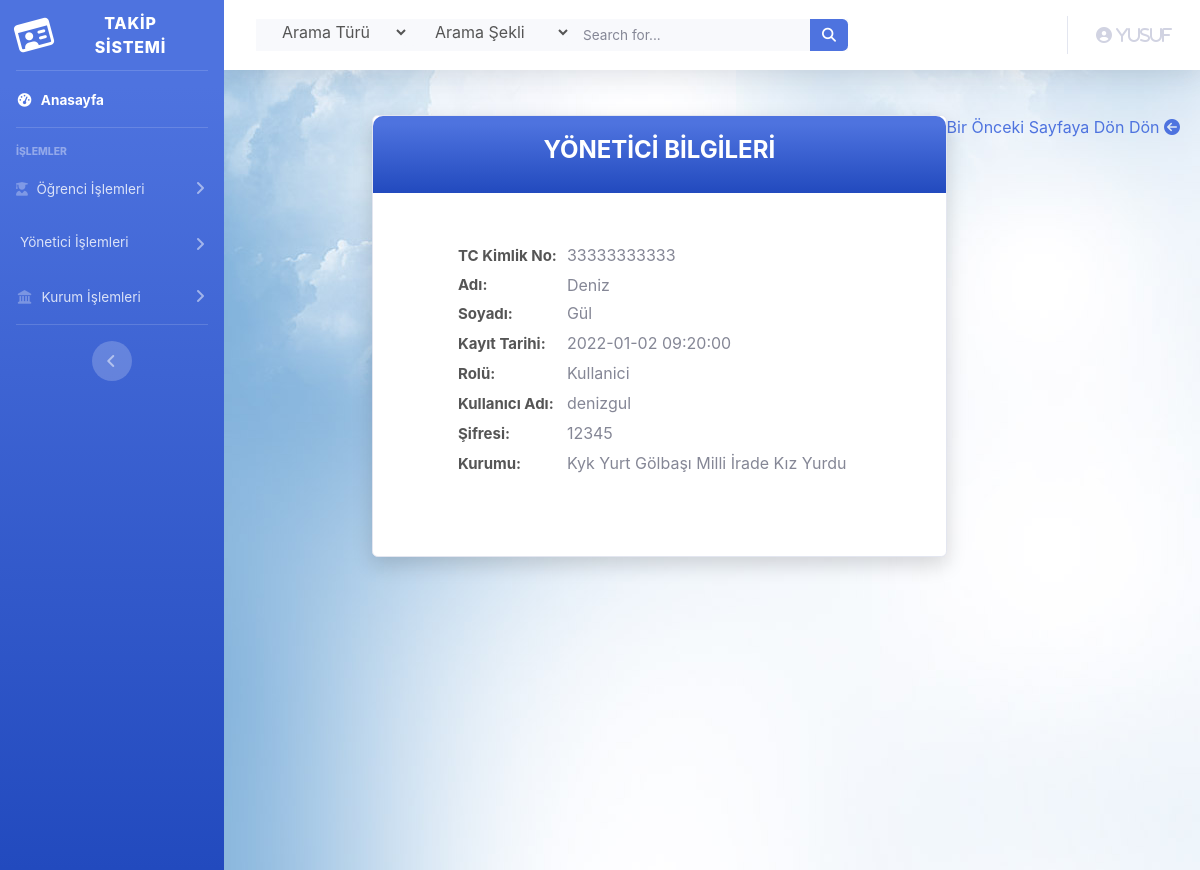
Screenshot of /yoneticiDetailAdmin.php?kartId=4 (signed in) with the database file from the repository.
### tables this page shows
CREATE TABLE `roles` (
  `id` int(11) NOT NULL,
  `name` varchar(50) NOT NULL
);

CREATE TABLE `institutions` (
  `kurumId` int(11) NOT NULL,
  `kurumAdı` varchar(100) NOT NULL,
  `kurumAdresi` text NOT NULL,
  `kurumİli` varchar(50) NOT NULL
);

### yoneticiDetailAdmin.php (the view, shortened to what this page needs)
<?php
include("layoutAdmin.php");
?>
<div class="page-wrapper  p-t-45 p-b-50">
<div style="padding-right: 20px;float:right"><a href="yoneticiDetailAdminTüm.php">Bir Önceki Sayfaya Dön Dön <i class="fas fa-arrow-circle-left"></i></a></div>
    <div class="wrapper wrapper--w680">
        <div class="card card-5">
            <div class="card-heading bg-gradient-primary">
                <h2 class="title">YÖNETİCİ BİLGİLERİ</h2>
            </div>
            <div class="card-body">
                <form>
                    <table>
                        <?php
                        $id = $_GET['kartId'];
                        $sorgu = mysqli_query($con, "select * from admins where id= '$id'");
                        $str = mysqli_fetch_assoc($sorgu);
                        $tc = $str['TCKimlikNo'];
                        $ad = $str['Ad'];
                        $soyad = $str['Soyad'];
                        $kayıttarih = $str['kayitTarihi'];
                        $rol = $str['role'];
                        $user = $str['username'];
                        $pass = $str['password'];
                        $kurumid = $str['kurumId'];
                        $kurumadı=mysqli_query($con,"select * from institutions where kurumId='$kurumid'");
                        $kur=mysqli_fetch_assoc($kurumadı);
                        $role=mysqli_query($con,"select * from roles where id='$rol' ");
                        $rolAd=mysqli_fetch_assoc($role);
                        echo "
                    <tr>
                        <td>
                        <label class=label >TC Kimlik No:</label>
                        </td>
                        <td>
                        <label class=label--block style=margin-left:10px;margin-bottom:10px>$tc</label>
                        </td>
                    </tr>
                    <tr>
                        <td>
                        <label class=label >Adı:</label>
                        </td>
                        <td>
                        <label class=label--block style=margin-left:10px>$ad</label>
                            </td>
                    </tr>
                    <tr>
                    <td>
                        <label class=label >Soyadı:   </label>
                    </td>
                    <td>
                        <label class=label--block style=margin-left:10px;margin-bottom:10px>$soyad</label>
                    </td>
                </tr>
                <tr>
                <td>
                    <label class=label >Kayıt Tarihi:   </label>
                </td>
                <td>
                    <label class=label--block style=margin-left:10px;margin-bottom:10px>$kayıttarih</label>
                </td>
            </tr>
            <tr>
            <td>
                <label class=label >Rolü:   </label>
            </td>
            <td>
                <label class=label--block style=margin-left:10px;margin-bottom:10px>".$rolAd['name']."</label>
            </td>
        </tr>
        <tr>
        <td>
            <label class=label >Kullanıcı Adı:   </label>
        </td>
        <td>
            <label class=label--block style=margin-left:10px;margin-bottom:10px>$user</label>
        </td>
    </tr>
    <tr>
    <td>
        <label class=label >Şifresi:   </label>
    </td>
    <td>
        <label class=label--block style=margin-left:10px;margin-bottom:10px>$pass</label>
    </td>
</tr>
<tr>
<td>
    <label class=label >Kurumu:   </label>
</td>";
if($kurumid==null){
    echo "<td> <label class=label--block style=margin-left:10px;margin-bottom:10px>-</label></td>";
}
else{
    echo "<td>
    <label class=label--block style=margin-left:10px;margin-bottom:10px>".$kur['kurumAdı']."</label>
</td>
</tr>";
}
                        ?>
                    </table>
                </form>
            </div>
        </div>
    </div>
</div>
<?php
include("layoutFooterAdmin.php")
?>

### layoutAdmin.php (shortened to what this page needs)
<html lang="en">
<?php
include("db.php");
?>
<head>
  <link href="vendor/fontawesome-free/css/all.min.css" rel="stylesheet" type="text/css">
  <link href="css/sb-admin-2.min.css" rel="stylesheet">
  <link rel="stylesheet" type="text/css" href="fonts/Linearicons-Free-v1.0.0/icon-font.min.css">
  <link href="css/ekle.css" rel="stylesheet" media="all">
     <link href="vendor/ekle/mdi-font/css/material-design-iconic-font.min.css" rel="stylesheet" media="all">
    <link href="vendor/ekle/font-awesome-4.7/css/font-awesome.min.css" rel="stylesheet" media="all">
    <link href="vendor/ekle/select2/select2.min.css" rel="stylesheet" media="all">
    <link href="vendor/ekle/datepicker/daterangepicker.css" rel="stylesheet" media="all">
</head>
<body id="page-top">
  <div id="wrapper">
    <ul class="navbar-nav bg-gradient-primary sidebar sidebar-dark accordion" id="accordionSidebar">
      <a class="sidebar-brand d-flex align-items-center justify-content-center" href="anasayfaAdmin.php">
        <div class="sidebar-brand-icon rotate-n-15">
          <i class="far fa-id-card"></i>
        </div>
        <div class="sidebar-brand-text mx-3">TAKİP SİSTEMİ
        </div>
      </a>
      <hr class="sidebar-divider my-0">
      <li class="nav-item active">
        <a class="nav-link" href="anasayfaAdmin.php">
          <i class="fas fa-fw fa-tachometer-alt"></i>
          <span>Anasayfa</span></a>
      </li>
      <hr class="sidebar-divider">
      <div class="sidebar-heading">
        İşlemler
      </div>
      <li class="nav-item">
        <a class="nav-link collapsed" href="#" data-toggle="collapse" data-target="#collapseTwo" aria-expanded="true" aria-controls="collapseTwo">
          <i class="fas fa-user-graduate"></i>
          <span>Öğrenci İşlemleri</span>
        </a>
      </li>
      <li class="nav-item">
        <a class="nav-link collapsed" href="#" data-toggle="collapse" data-target="#collapseUtilities" aria-expanded="true" aria-controls="collapseUtilities">
          <span>Yönetici İşlemleri</span>
        </a>
      </li>
      <li class="nav-item">
        <a class="nav-link collapsed" href="#" data-toggle="collapse" data-target="#collapsePages" aria-expanded="true" aria-controls="collapsePages">
          <i class="fas fa-fw fa-landmark"></i>
          <span>Kurum İşlemleri</span>
        </a>
      </li>
      <hr class="sidebar-divider d-none d-md-block">
      <div class="text-center d-none d-md-inline">
        <button class="rounded-circle border-0" id="sidebarToggle"></button>
      </div>
    </ul>
    <div id="content-wrapper" class="d-flex flex-column">
      <div id="content">
        <nav class="navbar navbar-expand navbar-light bg-white topbar  static-top shadow">
          <form class="d-none d-sm-inline-block form-inline mr-auto ml-md-3 my-2 my-md-0 mw-100 navbar-search" method="POST" action="anasayfaAdmin.php">
            <div class="input-group bg-light border-0 small" >
            <select name="tablo" class="bg-light border-0 medium input--style-5">
                <option value="0">Arama Türü</option>
              </select>
              <select name="islem" class="bg-light border-0 medium input--style-5">
                <option value="0">Arama Şekli</option>
              </select>
                <input type="text" class="form-control bg-light border-0 medium " placeholder="Search for..." aria-label="Search" aria-describedby="basic-addon2" name="search">
                <div class="input-group-append">
                  <button class="btn btn-primary" type="submit" name="gönder">
                    <i class="fas fa-search fa-sm"></i>
                  </button>
                </div>
            </div>
          </form>
          <ul class="navbar-nav ml-auto">
            <li class="nav-item dropdown no-arrow">
              <a class="nav-link dropdown-toggle" href="#" id="userDropdown" role="button" data-toggle="dropdown" aria-haspopup="true" aria-expanded="false">
                <i class="fas fa-user-circle fa-user-cog">
                  <?php
                  $index2id = $_SESSION['adminId'];
                  $sorgu = mysqli_query($con, "Select * from admins where id='$index2id'");
                  $str = mysqli_fetch_array($sorgu);
                  if ($str != null)
                      echo $str['Ad'];
                  ?>
                </i>
              </a>
            </li>
          </ul>
        </nav>

### css/ekle.css (style rules this page uses)
html { -webkit-box-sizing: border-box; -moz-box-sizing: border-box; box-sizing: border-box; }
* { padding: 0; margin: 0; }
*, *:before, *:after { -webkit-box-sizing: inherit; -moz-box-sizing: inherit; box-sizing: inherit; }
body, h1, h2, h3, h4, h5, h6, blockquote, p, pre, dl, dd, ol, ul, figure, hr, fieldset, legend { margin: 0; padding: 0; }
button { outline: none; background: none; border: none; }
.page-wrapper { min-height: 100vh; background-image: url('../images/adminArkaPlan.jpg'); }
body { font-family: "Open Sans", "Arial", "Helvetica Neue", sans-serif; font-weight: 400; font-size: 14px; }
h1, h2, h3, h4, h5, h6 { font-weight: 400; }
h2 { font-size: 30px; }
.p-t-45 { padding-top: 45px; }
.p-b-50 { padding-bottom: 50px; }
.wrapper { margin: 0 auto; }
.wrapper--w680 { max-width: 680px; }
.btn { display: inline-block; line-height: 50px; -webkit-transition: all 0.4s ease; -o-transition: all 0.4s ease; -moz-transition: all 0.4s ease; transition: all 0.4s ease; cursor: pointer; font-size: 15px; text-transform: uppercase; font-weight: 700; color: #fff; font-family: inherit; }
input { outline: none; margin: 0; border: none; -webkit-box-shadow: none; -moz-box-shadow: none; box-shadow: none; width: 100%; font-size: 14px; font-family: inherit; }
.input--style-5 { background: #e5e5e5; line-height: 50px; -webkit-border-radius: 5px; -moz-border-radius: 5px; border-radius: 5px; padding: 0 22px; font-size: 16px; color: #555; margin-bottom: 5px; }
.input-group { position: relative; margin: 0; }
.label { color: #555; font-size: 15px; font-weight: 700; }
.label--block { width: 100%; }
.title { font-size: 24px; font-weight: 700; text-align: center; color: #fff; }
.card { -webkit-border-radius: 3px; -moz-border-radius: 3px; border-radius: 3px; background: #fff; }
.card-5 { background: #fff; -webkit-border-radius: 10px; -moz-border-radius: 10px; border-radius: 10px; -webkit-box-shadow: 0px 8px 20px 0px rgba(0, 0, 0, 0.15); -moz-box-shadow: 0px 8px 20px 0px rgba(0, 0, 0, 0.15); box-shadow: 0px 8px 20px 0px rgba(0, 0, 0, 0.15); }
.card-5 .card-heading { padding: 20px 0; -webkit-border-top-left-radius: 10px; -moz-border-radius-topleft: 10px; border-top-left-radius: 10px; -webkit-border-top-right-radius: 10px; -moz-border-radius-topright: 10px; border-top-right-radius: 10px; }
.card-5 .card-body { padding: 52px 85px; padding-bottom: 73px; }

### rows the page displays
roles: name "Kullanici"
institutions: kurumAdı "Kyk Yurt Gölbaşı Milli İrade Kız Yurdu"

### other values shown
$str['Ad'] "Yusuf"
$tc "33333333333"
$ad "Deniz"
$soyad "Gül"
$kayıttarih "2022-01-02 09:20:00"
$user "denizgul"
$pass "12345"
